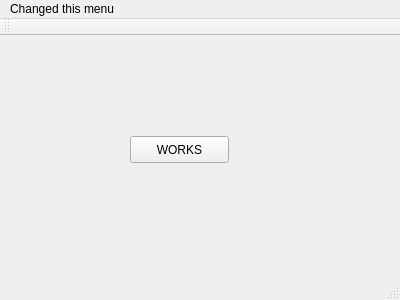
<?xml version="1.0" encoding="UTF-8"?>
<ui version="4.0">
 <class>MainWindow</class>
 <widget class="QMainWindow" name="MainWindow">
  <property name="geometry">
   <rect>
    <x>0</x>
    <y>0</y>
    <width>400</width>
    <height>300</height>
   </rect>
  </property>
  <property name="windowTitle">
   <string>MainWindow</string>
  </property>
  <widget class="QWidget" name="centralWidget">
   <widget class="QPushButton" name="pushButton">
    <property name="geometry">
     <rect>
      <x>130</x>
      <y>100</y>
      <width>99</width>
      <height>27</height>
     </rect>
    </property>
    <property name="text">
     <string>WORKS</string>
    </property>
   </widget>
  </widget>
  <widget class="QMenuBar" name="menuBar">
   <property name="geometry">
    <rect>
     <x>0</x>
     <y>0</y>
     <width>400</width>
     <height>21</height>
    </rect>
   </property>
   <widget class="QMenu" name="menuChanged_this_menu">
    <property name="title">
     <string>Changed this menu</string>
    </property>
   </widget>
   <addaction name="menuChanged_this_menu"/>
  </widget>
  <widget class="QToolBar" name="mainToolBar">
   <attribute name="toolBarArea">
    <enum>TopToolBarArea</enum>
   </attribute>
   <attribute name="toolBarBreak">
    <bool>false</bool>
   </attribute>
  </widget>
  <widget class="QStatusBar" name="statusBar"/>
 </widget>
 <layoutdefault spacing="6" margin="11"/>
 <resources/>
 <connections/>
</ui>
